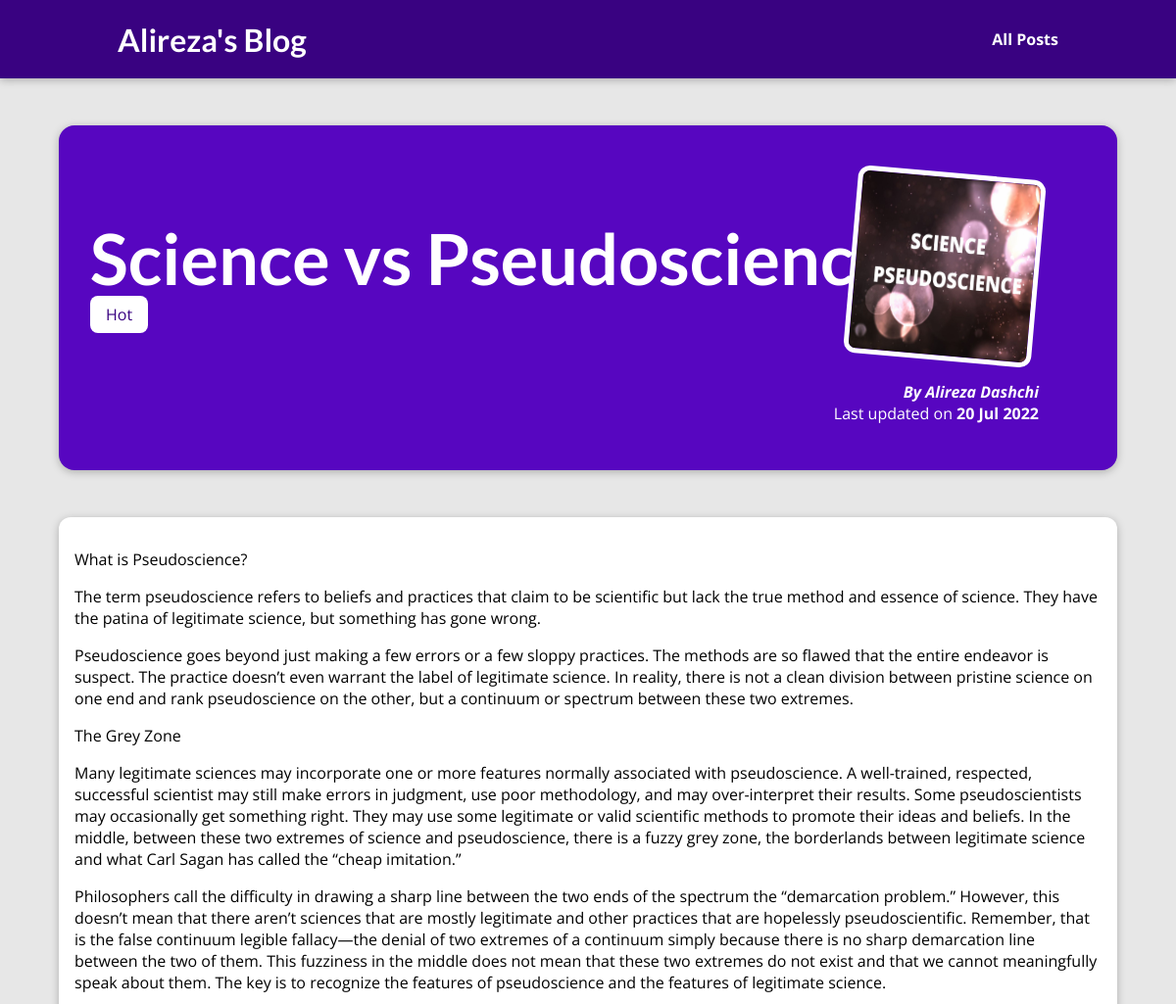
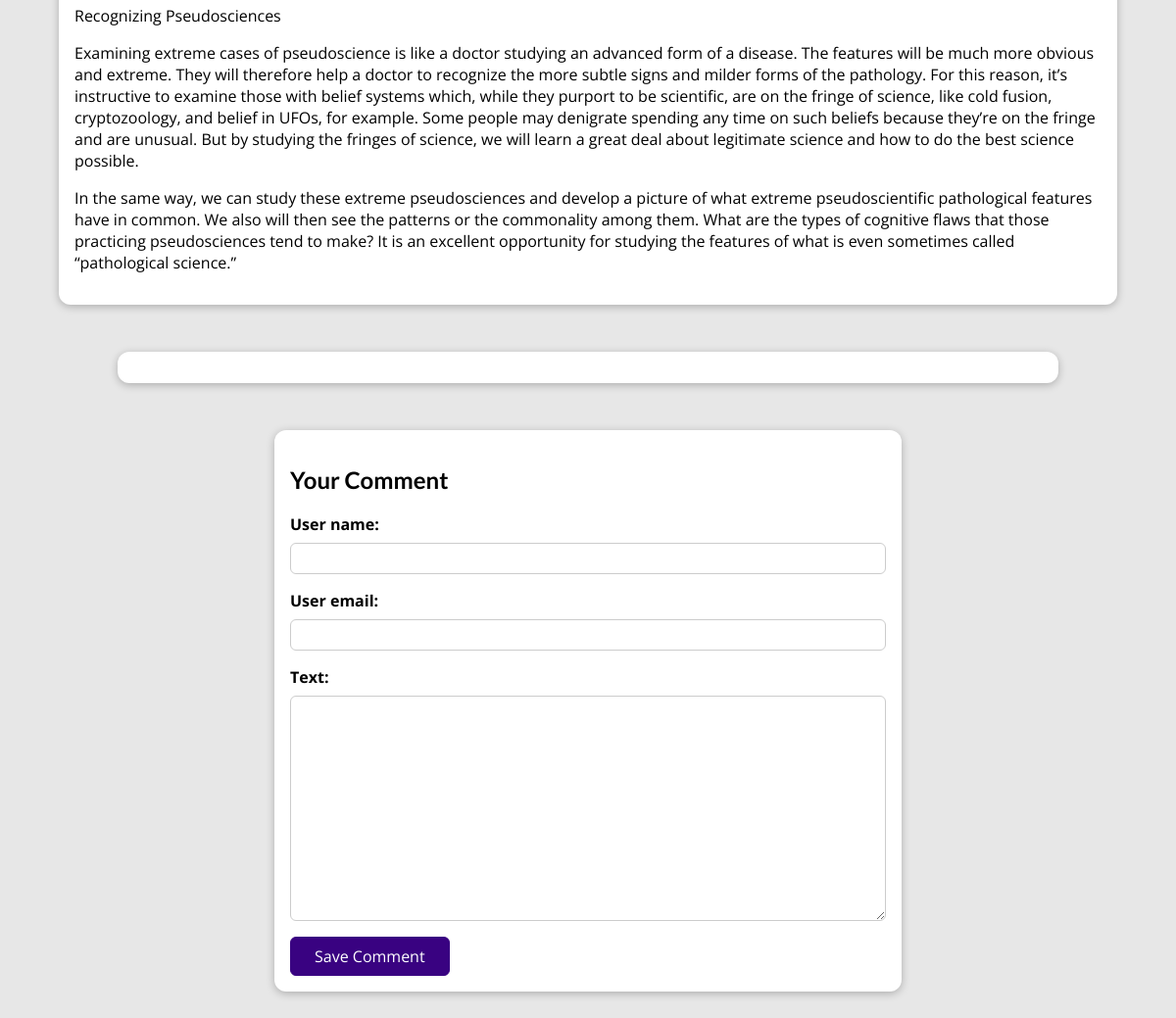
Screenshot of /posts/science-vs-pseudoscience with the database file from the repository (2 pictures, top to bottom).
### blog/models.py (models this page shows, shortened)
class Post(models.Model):
    title      = models.CharField(max_length=150)
    excerpt    = models.CharField(max_length=200)
    image      = models.ImageField(upload_to="posts", null=True)
    date       = models.DateField(auto_now=True)
    slug       = models.SlugField(unique=True, db_index=True)
    content    = models.TextField(validators=[MinLengthValidator(10)])
    author     = models.ForeignKey(
        Author, on_delete=models.SET_NULL, null=True, related_name="posts")
    tags = models.ManyToManyField(Tag, related_name="tags")

class Tag(models.Model):
    caption = models.CharField(max_length=20)

class Author(models.Model):
    first_name    = models.CharField(max_length=100)
    last_name     = models.CharField(max_length=100)
    email_address = models.EmailField()
    def full_name(self):
        return f"{self.first_name} {self.last_name}"
    def __str__(self):
        return self.full_name()

### blog/views.py (the view, shortened to what this page needs)
# urls.py: path("posts/<slug:slug>", views.SinglePostView.as_view(),
class SinglePostView(View):
    def get(self, request, slug):
        post    = Post.objects.get(slug=slug)
        comments = post.comments.all().order_by("-id")
        context = {
            "post" : post,
            "post_tags" : post.tags.all(),
            "comment_form": CommentForm(),
            "comments": comments
        }
        return render(request,"blog/post-detail.html",context)

### blog/forms.py
class CommentForm(forms.ModelForm):
    class Meta:
        model = Comment
        fields = ["user_name", "user_email", "text"]
        label = {
            "user_name":"your name",
            "user_email":"your email",
            "text":"your comment",
        }

### blog/templates/blog/post-detail.html (shortened to what this page needs)
{% extends "base.html" %}
{% load static %}
{% block css_files %}
<link rel="stylesheet" href="{% static "blog/post-detail.css" %}" />
{% endblock %}
{% block content %}
<section id="summary">
  <h2>{{ post.title }}</h2>
  <div>
    {% for tag in post_tags %}
      <span class="tag">{{ tag.caption }}</span>
    {% endfor %}
  </div>
  <article>
    <img src="{{ post.image.url }}" alt="{{ post.title }}" />
    <address>By <a href="mailto:{{ post.author.email_address }}">{{ post.author }}</a></address>
    <div>Last updated on <time>{{ post.date|date:"d M Y" }}</time></div>
  </article>
</section>
<main>
  {{ post.content|linebreaks }}
</main>
<section id="comments">
</section>
<section id="comment-form">
  <h2>Your Comment</h2>
  <form action="{% url "post-detail-page" post.slug %}" method="POST">
    {% for form_field in comment_form %}
      <div class="form-control {% if form_field.errors %}invalid{% endif %}">
        {{ form_field.label_tag }}
        {{ form_field }}
      </div>
    {% endfor %}
    <button>Save Comment</button>
  </form>
</section>
{% endblock %}

### static/app.css (style rules this page uses)
* { box-sizing: border-box; }
html { font-family: 'Open Sans', 'Lato', sans-serif; }
body { margin: 0; }
h1, h2, h3 { font-family: 'Lato', sans-serif; font-weight: bold; }

### blog/static/blog/post-detail.css (style rules this page uses)
body { background-color: #e7e7e7; }
#summary { margin: 8rem auto 3rem auto; padding: 2rem; width: 90%; max-width: 90rem; border-radius: 16px; background-color: #5706c0; position: relative; box-shadow: 0 2px 8px rgba(0, 0, 0, 0.25); height: 22rem; }
#summary h2 { color: white; font-size: 4.5rem; margin-bottom: 0.25rem; }
#summary article { position: absolute; top: 2rem; right: 3rem; padding: 1rem 2rem; border-radius: 12px; text-align: right; color: white; }
#summary article img { width: 12rem; height: 12rem; border-radius: 12px; transform: rotateZ(5deg); border: 5px solid white; margin-bottom: 1rem; }
#summary address { font-weight: bold; }
#summary a { color: white; text-decoration: none; }
#summary time { font-weight: bold; }
main { width: 90%; max-width: 90rem; margin: 3rem auto; background-color: white; padding: 1rem; border-radius: 12px; box-shadow: 0 2px 8px rgba(0, 0, 0, 0.25); }
.tag { background-color: white; color: #390281; padding: 0.5rem 1rem; border-radius: 8px; }
#comment-form { margin: 3rem auto; width: 90%; max-width: 40rem; border-radius: 12px; background-color: white; box-shadow: 0 2px 8px rgba(0, 0, 0, 0.25); padding: 1rem; }
#comment-form button { font: inherit; background-color: #390281; color: white; border: 1px solid #390281; padding: 0.5rem 1.5rem; border-radius: 6px; cursor: pointer; }
.form-control { margin-bottom: 1rem; }
.form-control label { font-weight: bold; margin-bottom: 0.5rem; display: block; }
.form-control input, .form-control textarea { display: block; width: 100%; font: inherit; padding: 0.25rem; border-radius: 6px; border: 1px solid #ccc; }
#comments { margin: 3rem auto; width: 90%; max-width: 60rem; border-radius: 12px; background-color: white; box-shadow: 0 2px 8px rgba(0, 0, 0, 0.25); padding: 1rem 2rem; }

### rows the page displays
Post: title "Science vs Pseudoscience", image (picture), author "Alireza Dashchi", date "20 Jul 2022", content "What is Pseudoscience? The term pseudoscience refers to beliefs and practices that claim to be scientific but lack the true method and essence of science. They have the patina of legitimate science, but something has gone wrong. Pseudoscience goes beyond just making a few errors or a few sloppy practices. The methods are so flawed that the entire endeavor is suspect. The practice doesn’t even warrant the label of legitimate science. In reality, there is not a clean division between pristine science on one end and rank pseudoscience on the other, but a continuum or spectrum between these two extremes. The Grey Zone Many legitimate sciences may incorporate one or more features normally…"
Tag: caption "Hot"
